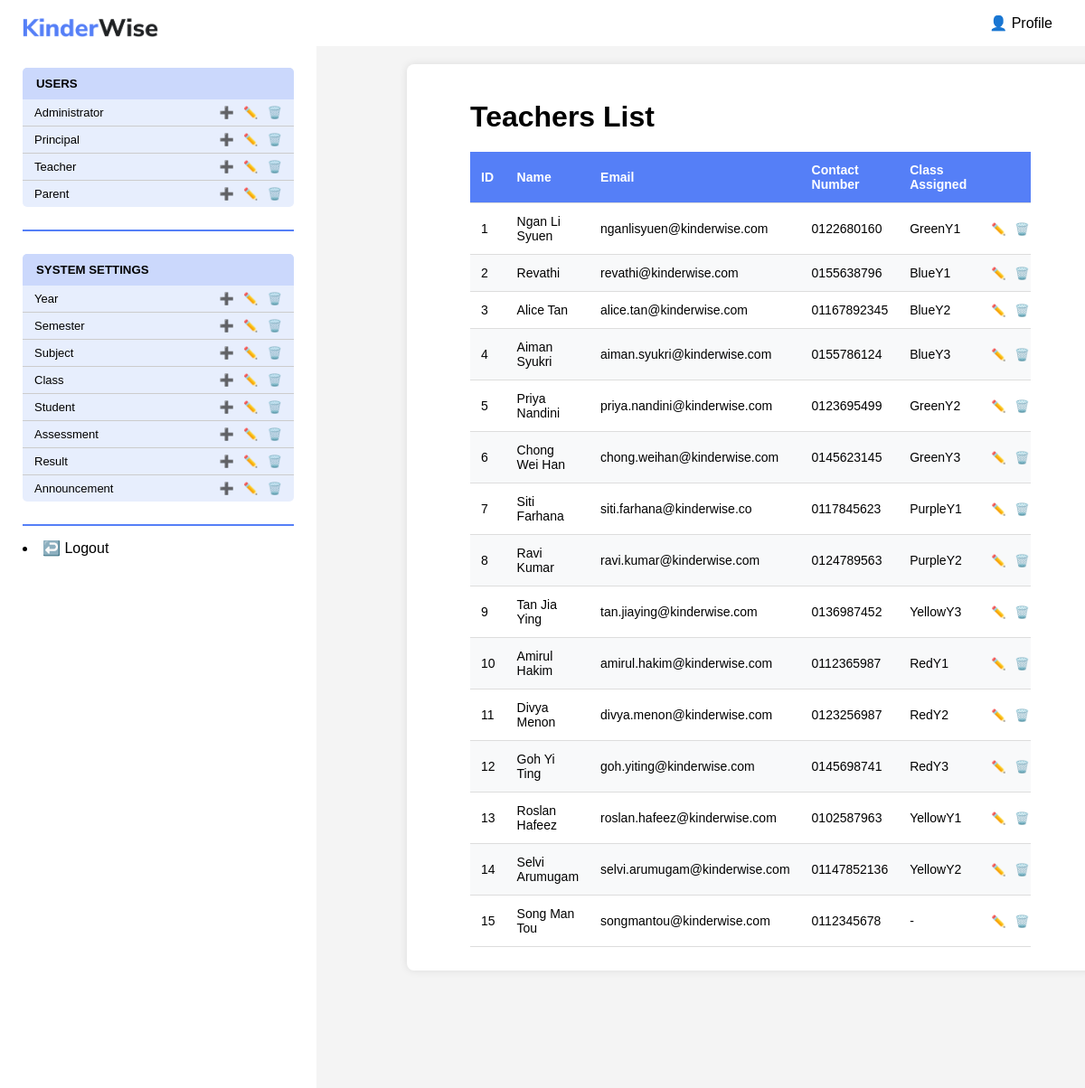
Screenshot of /KinderWise/admin/viewUser.php?role=teacher with the database file from the repository.
### tables this page shows
CREATE TABLE `teacher` (
  `teacherID` int(11) NOT NULL,
  `name` varchar(50) DEFAULT NULL,
  `email` varchar(100) DEFAULT NULL,
  `contactNumber` varchar(11) DEFAULT NULL,
  `password` varchar(8) DEFAULT NULL,
  `classAssigned` varchar(20) DEFAULT NULL
);

### KinderWise/admin/viewUser.php (the view, shortened to what this page needs)
<?php
include("sidebar.php");
$role = $_GET['role'];
$sql = "SELECT * FROM $role ORDER BY " . $role . "ID";
$result = mysqli_query($conn, $sql);
?>
<!DOCTYPE html>
<html lang="en">
<head>
</head>
<body>
    <div class="view-container">
        <h1 class="view-title"><?php echo ucfirst($role); ?>s List</h1>
        <div class="view-table-container">
            <table class="view-table">
                <thead>
                    <tr class="view-tr">
                        <th class="view-th">ID</th>
                        <th class="view-th">Name</th>
                        <th class="view-th">Email</th>
                        <th class="view-th">Contact Number</th>
                        <?php if($role == 'teacher'): ?>
                            <th class="view-th">Class Assigned</th>
                        <?php endif; ?>
                        <th class="view-th"></th>
                    </tr>
                </thead>
                <tbody>
                    <?php
                    if(mysqli_num_rows($result) > 0):
                        while($row = mysqli_fetch_assoc($result)):
                    ?>
                        <tr class="view-tr">
                            <td class="view-td"><?php echo htmlspecialchars($row[$role.'ID']); ?></td>
                            <td class="view-td"><?php echo htmlspecialchars($row['name']); ?></td>
                            <td class="view-td"><?php echo htmlspecialchars($row['email']); ?></td>
                            <td class="view-td"><?php echo htmlspecialchars($row['contactNumber']); ?></td>
                            <?php if($role == 'teacher'): ?>
                                <td class="view-td"><?php echo htmlspecialchars($row['classAssigned'] ?? "-"); ?></td>
                            <?php endif; ?>
                            <td class="view-td view-actions">
                                <a href="editUser.php?role=<?php echo $role; ?>&ID=<?php echo $row[$role.'ID']; ?>">✏️</a>
                                <a href="deleteUser.php?role=<?php echo $role; ?>&ID=<?php echo $row[$role.'ID']; ?>"
                                   onclick="return confirm('Are you sure you want to delete this <?php echo $role; ?>?')">🗑️</a>
                            </td>
                        </tr>
                    <?php
                        endwhile;
                    endif; ?>
                </tbody>
            </table>
        </div>
    </div>
</body>
</html>

### KinderWise/admin/viewUser.php (style rules this page uses)
body { font-family: Trebuchet MS, sans-serif; text-align: left; margin: 0; background-color: #f4f4f4; overflow-x: hidden; }
.view-container { width: 60%; margin: 20px auto; padding: 20px; background: white; border-radius: 8px; box-shadow: 0 0 10px rgba(0,0,0,0.1); display: flex; flex-direction: column; justify-content: left; align-items: left; flex-grow: 1; height: 80vh; margin-left: 450px; overflow: auto; }
.view-title { margin: 20px 0px 20px 50px; }
.view-table-container { margin: 0 50px; overflow-x: auto; }
.view-table { width: 100%; border-collapse: collapse; margin-bottom: 20px; font-size: 14px; }
.view-th, .view-td { padding: 12px; text-align: left; border-bottom: 1px solid #ddd; }
.view-th { background-color: #557FF7; color: white; position: sticky; top: 0; }
.view-tr:nth-child(even) { background-color: #f8f9fa; }
.view-actions { text-align: center; white-space: nowrap; }
.view-actions a { text-decoration: none; font-size: 13px; color: black; padding: 0 3px; }

### rows the page displays
teacher: teacherID "1", name "Ngan Li Syuen", email "nganlisyuen@kinderwise.com", contactNumber "0122680160", classAssigned "GreenY1"
teacher: teacherID "2", name "Revathi", email "revathi@kinderwise.com", contactNumber "0155638796", classAssigned "BlueY1"
teacher: teacherID "3", name "Alice Tan", email "alice.tan@kinderwise.com", contactNumber "01167892345", classAssigned "BlueY2"
teacher: teacherID "4", name "Aiman Syukri", email "aiman.syukri@kinderwise.com", contactNumber "0155786124", classAssigned "BlueY3"
teacher: teacherID "5", name "Priya Nandini", email "priya.nandini@kinderwise.com", contactNumber "0123695499", classAssigned "GreenY2"
teacher: teacherID "6", name "Chong Wei Han", email "chong.weihan@kinderwise.com", contactNumber "0145623145", classAssigned "GreenY3"
teacher: teacherID "7", name "Siti Farhana", email "siti.farhana@kinderwise.co", contactNumber "0117845623", classAssigned "PurpleY1"
teacher: teacherID "8", name "Ravi Kumar", email "ravi.kumar@kinderwise.com", contactNumber "0124789563", classAssigned "PurpleY2"
teacher: teacherID "9", name "Tan Jia Ying", email "tan.jiaying@kinderwise.com", contactNumber "0136987452", classAssigned "YellowY3"
teacher: teacherID "10", name "Amirul Hakim", email "amirul.hakim@kinderwise.com", contactNumber "0112365987", classAssigned "RedY1"
teacher: teacherID "11", name "Divya Menon", email "divya.menon@kinderwise.com", contactNumber "0123256987", classAssigned "RedY2"
teacher: teacherID "12", name "Goh Yi Ting", email "goh.yiting@kinderwise.com", contactNumber "0145698741", classAssigned "RedY3"
teacher: teacherID "13", name "Roslan Hafeez", email "roslan.hafeez@kinderwise.com", contactNumber "0102587963", classAssigned "YellowY1"
teacher: teacherID "14", name "Selvi Arumugam", email "selvi.arumugam@kinderwise.com", contactNumber "01147852136", classAssigned "YellowY2"
teacher: teacherID "15", name "Song Man Tou", email "songmantou@kinderwise.com", contactNumber "0112345678", classAssigned "-"

### other values shown
$role "Teacher"
